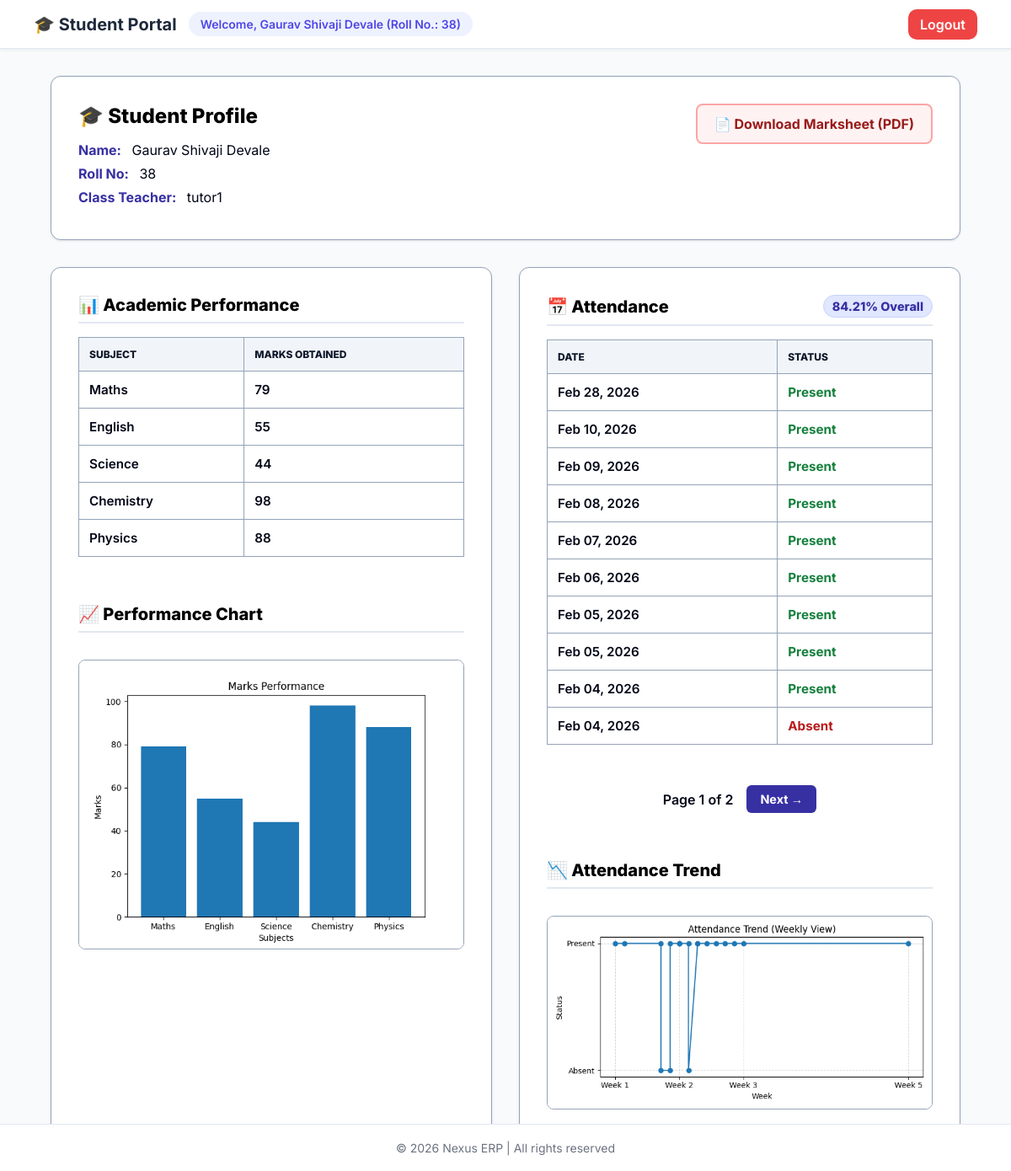
Page /student-dashboard/ (signed in) on the committed database.
### spms_app/models.py (models this page shows, shortened)
class Student(models.Model):
    teacher = models.ForeignKey(Teacher, on_delete=models.CASCADE)
    name = models.CharField(max_length=100)
    roll_no = models.CharField(max_length=10)
    password = models.CharField(max_length=100)
    class Meta:
        unique_together = ('teacher', 'roll_no')

class Teacher(models.Model):
    username = models.CharField(max_length=50, unique=True)
    email = models.EmailField(unique=True)
    password = models.CharField(max_length=100)
    student_default_pass = models.CharField(max_length=30)

class Marks(models.Model):
    teacher = models.ForeignKey(Teacher, on_delete=models.CASCADE)
    student = models.ForeignKey(Student, on_delete=models.CASCADE)
    subject = models.CharField(max_length=100)
    marks = models.IntegerField()

class Attendance(models.Model):
    teacher = models.ForeignKey(Teacher, on_delete=models.CASCADE)
    student = models.ForeignKey(Student, on_delete=models.CASCADE)
    date = models.DateField()
    status = models.CharField(max_length=10)   # Present / Absent

### spms_app/views.py (the view)
# urls.py: path('student-dashboard/', views.student_dashboard, name='student_dashboard'),
def student_dashboard(request):
    student_id = request.session.get('student_id')
    if not student_id:
        return redirect('student_login')
    student = Student.objects.get(id=student_id)
    marks = Marks.objects.filter(student=student)
    subjects = [m.subject for m in marks]
    scores = [m.marks for m in marks]
    plt.figure()
    plt.bar(subjects, scores)
    plt.xlabel("Subjects")
    plt.ylabel("Marks")
    plt.title("Marks Performance")
    buffer = io.BytesIO()
    plt.savefig(buffer, format='png')
    buffer.seek(0)
    marks_chart = base64.b64encode(buffer.getvalue()).decode()
    buffer.close()
    plt.close()
    attendance = Attendance.objects.filter(student=student).order_by('date')
    dates = [a.date for a in attendance]
    status_values = [1 if a.status == "Present" else 0 for a in attendance]
    plt.figure(figsize=(7, 3.5))
    plt.plot(dates, status_values, marker="o")
    plt.title("Attendance Trend (Weekly View)", fontsize=12)
    plt.xlabel("Week", fontsize=10)
    plt.ylabel("Status", fontsize=10)
    plt.yticks([0, 1], ["Absent", "Present"])
    ax = plt.gca()
    if dates:
        start_date = dates[0]
        week_points = []
        week_labels = []
        for d in dates:
            week_number = math.floor((d - start_date).days / 7) + 1
            if week_number not in week_labels:
                week_labels.append(week_number)
                week_points.append(d)
        ax.set_xticks(week_points)
        ax.set_xticklabels([f"Week {w}" for w in week_labels])
    plt.grid(True, linestyle="--", alpha=0.5)
    plt.tight_layout()
    buffer = io.BytesIO()
    plt.savefig(buffer, format='png')
    buffer.seek(0)
    attendance_chart = base64.b64encode(buffer.getvalue()).decode()
    buffer.close()
    plt.close()
    total_days = attendance.count()
    present_days = attendance.filter(status="Present").count()
    attendance_percent = (
        round((present_days / total_days) * 100, 2)
        if total_days > 0 else 0
    )
    attendance_list = Attendance.objects.filter(student=student)\
                        .order_by('-date')
    paginator = Paginator(attendance_list, 10)
    page_number = request.GET.get('page')
    attendance_page = paginator.get_page(page_number)
    return render(request, 'student_dashboard.html', {
        'student': student,
        'marks': marks,
        'attendance_page': attendance_page,
        'attendance_percent': attendance_percent,
        'marks_chart': marks_chart,
        'attendance_chart': attendance_chart,
    })

### templates/student_dashboard.html (shortened to what this page needs)
{% include "student_navbar.html" %}
<!DOCTYPE html>
<html lang="en">
<head>
</head>
<body>
<div class="container">
    <div class="card profile-section">
        <div class="profile-details">
            <h2>🎓 Student Profile</h2>
            <p><b>Name:</b> {{ student.name }}</p>
            <p><b>Roll No:</b> {{ student.roll_no }}</p>
            <p><b>Class Teacher:</b> {{ student.teacher.username }}</p>
        </div>
        <div>
            <a href="/download-marksheet-pdf/" class="btn-download">
                📄 Download Marksheet (PDF)
            </a>
        </div>
    </div>
    <div class="dashboard-grid">
        <div class="card">
            <h3>📊 Academic Performance</h3>
            <table>
                <thead>
                    <tr>
                        <th>Subject</th>
                        <th>Marks Obtained</th>
                    </tr>
                </thead>
                <tbody>
                    {% for m in marks %}
                    <tr>
                        <td>{{ m.subject }}</td>
                        <td>{{ m.marks }}</td>
                    </tr>
                    {% empty %}
                    <tr>
                        <td colspan="2" style="text-align: center; color: var(--text-secondary);">
                            No marks available yet.
                        </td>
                    </tr>
                    {% endfor %}
                </tbody>
            </table>
            <h3 class="section-spacer">📈 Performance Chart</h3>
            {% if marks_chart %}
                <img alt="Marks Chart">
            {% else %}
                <p style="text-align: center; color: var(--text-secondary);">Chart not available.</p>
            {% endif %}
        </div>
        <div class="card">
            <div style="display: flex; justify-content: space-between; align-items: center; border-bottom: 2px solid #e2e8f0; padding-bottom: 0.5rem; margin-bottom: 1rem;">
                <h3 style="margin: 0; border: none; padding: 0;">📅 Attendance</h3>
                <span class="badge">{{ attendance_percent }}% Overall</span>
            </div>
            <table>
                <thead>
                    <tr>
                        <th>Date</th>
                        <th>Status</th>
                    </tr>
                </thead>
                <tbody>
                    {% for a in attendance_page %}
                    <tr>
                        <td>{{ a.date|date:"M d, Y" }}</td>
                        <td style="font-weight: 700; color: {% if a.status == 'Present' %}#15803d{% else %}#b91c1c{% endif %};">
                            {{ a.status }}
                        </td>
                    </tr>
                    {% empty %}
                    <tr>
                        <td colspan="2" style="text-align:center; color: var(--text-secondary);">
                            No attendance records found.
                        </td>
                    </tr>
                    {% endfor %}
                </tbody>
            </table>
            <div class="pagination">
                <span>
                    Page {{ attendance_page.number }} of {{ attendance_page.paginator.num_pages }}
                </span>
                {% if attendance_page.has_next %}
                    <a href="?page={{ attendance_page.next_page_number }}" class="btn-page">
                        Next →
                    </a>
                {% endif %}
            </div>
            <h3 class="section-spacer">📉 Attendance Trend</h3>
            {% if attendance_chart %}
                <img alt="Attendance Chart">
            {% else %}
                <p style="text-align: center; color: var(--text-secondary);">Chart not available.</p>
            {% endif %}
        </div>
    </div>
</div>
{% include "footer.html" %}
</body>
</html>

### templates/student_navbar.html (shortened to what this page needs)
<header class="header">
<div class="brand">
    <h2>🎓 Student Portal</h2>
    <span class="welcome">
        Welcome, {{ student.name }} (Roll No.: {{ student.roll_no }})
    </span>
</div>
<div class="nav-links">
    <a href="/student-logout/">Logout</a>
</div>
</header>

### templates/footer.html (shortened to what this page needs)
<div class="footer">
  © 2026 Nexus ERP | All rights reserved
</div>

### templates/student_navbar.html (style rules this page uses)
body { margin: 0; padding-top: 85px; font-family: 'Inter', 'Segoe UI', Arial, sans-serif; }
.header { background: white; color: #1e293b; padding: 14px 40px; display: flex; align-items: center; justify-content: space-between; box-shadow: 0 1px 4px rgba(0,0,0,0.08); position: fixed; top: 0; left: 0; width: 100%; z-index: 1000; box-sizing: border-box; border-bottom: 1px solid #e2e8f0; backdrop-filter: blur(8px); }
.brand { display: flex; align-items: center; gap: 14px; }
.brand h2 { margin: 0; font-size: 20px; color: #1e293b; font-weight: 700; }
.welcome { background: #eef2ff; color: #4F46E5; padding: 6px 14px; border-radius: 999px; font-size: 14px; font-weight: 600; }
.nav-links a { text-decoration: none; font-weight: 600; padding: 8px 14px; border-radius: 10px; transition: all 0.2s ease; background: #ef4444; color: white; }

### templates/student_dashboard.html (style rules this page uses)
:root { --primary: #3730a3; --primary-hover: #312e81; --bg-body: #F8FAFC; --bg-card: #FFFFFF; --text-main: #020617; --text-secondary: #334155; --border-color: #94a3b8; --radius: 12px; --shadow-sm: 0 1px 3px rgba(0,0,0,0.1); --danger: #991b1b; --danger-bg: #fef2f2; --danger-border: #fca5a5; }
* { box-sizing: border-box; }
body { font-family: 'Inter', sans-serif; background-color: var(--bg-body); color: var(--text-main); margin: 0; padding-top: 90px; padding-bottom: 40px; min-height: 100vh; display: flex; flex-direction: column; }
.container { width: 90%; max-width: 1200px; margin: 0 auto; flex: 1; }
.card { background: var(--bg-card); padding: 2rem; border-radius: var(--radius); box-shadow: var(--shadow-sm); border: 1px solid var(--border-color); display: flex; flex-direction: column; }
h2, h3 { margin-top: 0; color: #000000; font-weight: 800; }
h2 { font-size: 1.5rem; margin-bottom: 1rem; }
h3 { font-size: 1.25rem; margin-bottom: 1rem; border-bottom: 2px solid #e2e8f0; padding-bottom: 0.5rem; }
.profile-section { display: flex; flex-direction: column; gap: 1.5rem; margin-bottom: 2rem; }
@media (min-width: 768px) { .profile-section { flex-direction: row; align-items: flex-start; justify-content: space-between; } }
.profile-details p { margin: 0.5rem 0; font-size: 1rem; color: var(--text-main); }
.profile-details b { font-weight: 700; color: var(--primary); margin-right: 0.5rem; }
.btn-download { background-color: var(--danger-bg); color: var(--danger); border: 2px solid var(--danger-border); padding: 0.75rem 1.25rem; border-radius: 8px; text-decoration: none; font-weight: 700; transition: all 0.2s; display: inline-block; text-align: center; }
.dashboard-grid { display: grid; grid-template-columns: 1fr; gap: 2rem; }
@media (min-width: 900px) { .dashboard-grid { grid-template-columns: 1fr 1fr; } }
table { width: 100%; border-collapse: collapse; font-size: 0.95rem; margin-bottom: 1.5rem; }
th { background-color: #f1f5f9; color: #0f172a; font-weight: 800; text-transform: uppercase; font-size: 0.75rem; padding: 0.75rem; text-align: left; border: 1px solid var(--border-color); }
td { padding: 0.75rem; border: 1px solid var(--border-color); color: var(--text-main); font-weight: 600; }
.badge { display: inline-block; padding: 4px 10px; background-color: #e0e7ff; color: var(--primary); border-radius: 20px; font-weight: 800; font-size: 0.9rem; border: 1px solid #c7d2fe; margin-left: 0.5rem; }
.pagination { display: flex; justify-content: center; align-items: center; gap: 1rem; margin: 1.5rem 0; font-weight: 600; }
.btn-page { padding: 0.5rem 1rem; background-color: var(--primary); color: white; text-decoration: none; border-radius: 6px; font-size: 0.9rem; font-weight: 700; transition: background 0.2s; }
img { max-width: 100%; height: auto; border-radius: 8px; border: 1px solid var(--border-color); margin-top: 1rem; }
.section-spacer { margin-top: 2rem; }

### templates/footer.html (style rules this page uses)
.footer { position: fixed; bottom: 0; left: 0; width: 100%; text-align: center; padding: 1.2rem; color: #6b7280; font-size: 0.875rem; border-top: 1px solid #e2e8f0; background-color: white; z-index: 9999; }

### rows in the picture
Student: name "Gaurav Shivaji Devale", roll_no "38", teacher.username "tutor1"
Marks: subject "Maths", marks "79"
Marks: subject "English", marks "55"
Marks: subject "Science", marks "44"
Marks: subject "Chemistry", marks "98"
Marks: subject "Physics", marks "88"
Attendance: date "Feb 28, 2026", status "Present"
Attendance: date "Feb 10, 2026", status "Present"
Attendance: date "Feb 09, 2026", status "Present"
Attendance: date "Feb 08, 2026", status "Present"
Attendance: date "Feb 07, 2026", status "Present"
Attendance: date "Feb 06, 2026", status "Present"
Attendance: date "Feb 05, 2026", status "Present"
Attendance: date "Feb 05, 2026", status "Present"
Attendance: date "Feb 04, 2026", status "Present"
Attendance: date "Feb 04, 2026", status "Absent"

### other values in the picture
{{ attendance_percent }} "84.21"
{{ attendance_page.number }} "1"
{{ attendance_page.paginator.num_pages }} "2"
